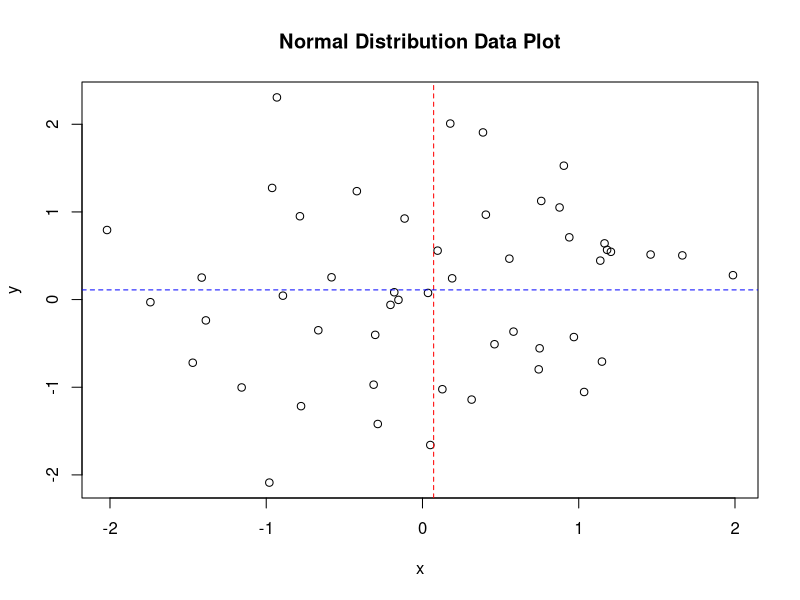
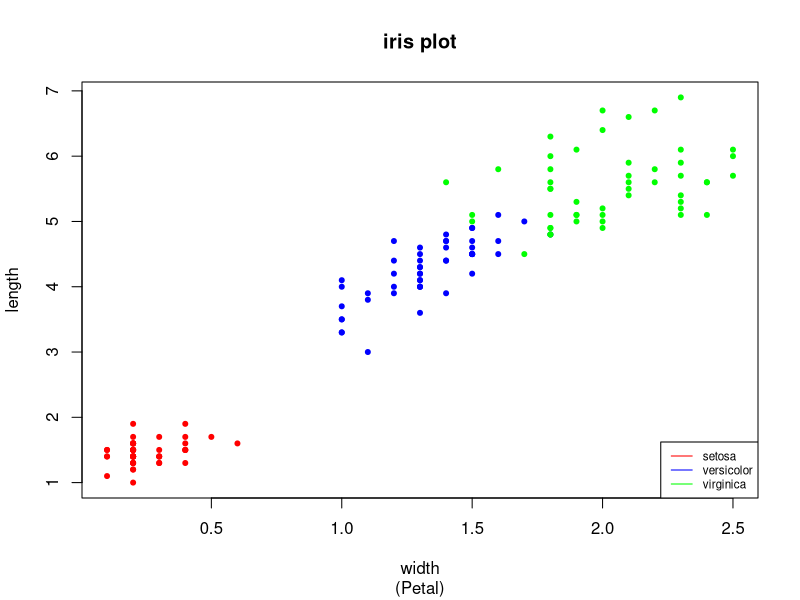

Recreate these plots in R, in order.
##############################
## 연습문제
#1. 정규분포 데이터 그래프
#1)50개의 정규분포를 따르는 랜덤값을 이용하여 x, y 벡터를 생성
#2)x,y를 이용하여 plot
#3)x의 평균값은 빨강, y의 평균값은 파랑으로 점선 그리기
#4)1.pdf로 저장
#############################
#pdf(file="1.pdf") #pdf 디바이스 열기
(x = rnorm(50))
(y = rnorm(50))
xmin = min(x)
xmax = max(x)
ymin = min(y)
ymax = max(y)

plot (x , y, xlim =c(xmin, xmax), ylim =range(y))
abline (v= mean (x), lty =2, col =" red " )
abline (h= mean (y), lty =2, col =" blue " )
title(main = "Normal Distribution Data Plot")

dev.copy(pdf,file="1.pdf") #pdf 디바이스 출력
dev.off()  #디바이스 닫기

####################################
#2. iris 데이터 그래프 
#1)iris$Species에 따라 분리
#2)분리된 3종류에 대한 Petal.Width, Petal.Length를  다른 색으로 채워진 포인트 그리기(points)
#3)제목, 부제목, 범례 지정
#4)2.jpg로 저장
#####################################

jpeg(file="2.jpg") #jpg 디바이스 열기

data(iris)

sp= split(iris, iris$Species)

xmin = min(iris$Petal.Width)
xmax = max(iris$Petal.Width)
ymin = min(iris$Petal.Length)
ymax = max(iris$Petal.Length)

with (sp , {
  plot (NULL , xlim =c(xmin, xmax) , ylim =c(ymin, ymax) ,
        xlab =" width ", ylab =" length ", main =" iris plot ", sub = "(Petal)", type ="n")
  points (setosa$Petal.Width , setosa$Petal.Length ,  pch=20, col="red")
  points (versicolor$Petal.Width , versicolor$Petal.Length , pch=20, col="blue")
  points (virginica$Petal.Width , virginica$Petal.Length ,  pch=20, col="green")
  legend("bottomright", lty = 1, col=c("red","blue", "green"), c("setosa", "versicolor", "virginica"), cex = 0.7)
})

dev.copy(jpeg, file="2.jpg") #jpg 디바이스 출력

dev.off()  #디바이스 닫기
